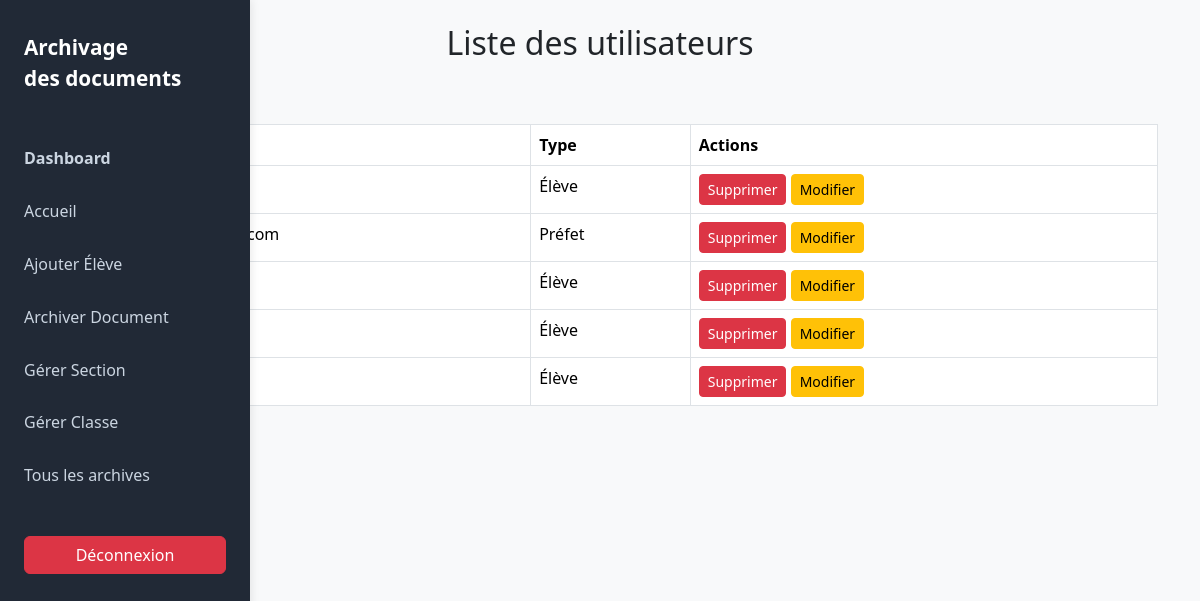
The page /liste_users.php (signed in) on the database its author committed.
### tables this page shows
CREATE TABLE `users` (
  `iduser` int(11) NOT NULL,
  `login` varchar(50) DEFAULT NULL,
  `password` varchar(255) DEFAULT NULL,
  `typeuser` enum('Préfet','Élève') DEFAULT NULL
);

### liste_users.php (the view, shortened to what this page needs)
<?php
include 'config.php';
$users = $pdo->query("SELECT * FROM users")->fetchAll();
?>
<!DOCTYPE html>
<html lang="fr">
<head>
    <link rel="stylesheet" href="./bootstrap-5.3.6-dist/css/bootstrap.min.css">
</head>
<body class="bg-light">
    <?php require_once('header.php'); ?>
    <div class="container mt-4">
        <h2 class="text-center">Liste des utilisateurs</h2>
        <a href="ajouter_user.php" class="btn btn-success mb-3">Ajouter un utilisateur</a>
        <table class="table table-bordered bg-white">
            <thead>
                <tr>
                    <th>ID</th>
                    <th>Login</th>
                    <th>Type</th>
                    <th>Actions</th>
                </tr>
            </thead>
            <tbody>
                <?php foreach ($users as $user) { ?>
                    <tr>
                        <td><?= $user["iduser"] ?></td>
                        <td><?= htmlspecialchars($user["login"]) ?></td>
                        <td><?= $user["typeuser"] ?></td>
                        <td>
                            <a href="?delete=<?= $user["iduser"] ?>" class="btn btn-danger btn-sm" onclick="return confirm('Supprimer cet utilisateur ?')">Supprimer</a>
                            <a href="modifier_user.php?id=<?= $user["iduser"] ?>" class="btn btn-warning btn-sm">Modifier</a>
                        </td>
                    </tr>
                <?php } ?>
            </tbody>
        </table>
    </div>
</body>
</html>

### rows shown on the page
users: typeuser "Élève"
users: typeuser "Préfet"
users: typeuser "Élève"
users: typeuser "Élève"
users: typeuser "Élève"
